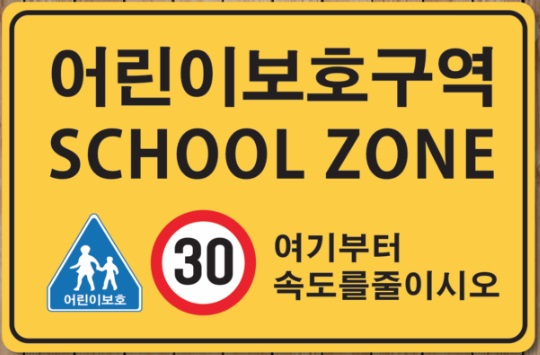
#> input picture 5장/schoolzone_sign.jpg, 540 x 355 px
$ jupyter execute '5-8번.ipynb'
#> lines starting #> are read from the running program, lines starting #| are printed output that depends on the picture; after the words box and inside, x2 and y2 are one past the last pixel; in counts of white or black regions, pixels touching at a corner belong together
[cell 1]
import cv2 as cv
import numpy as np

img1=cv.imread('schoolzone_sign.jpg')[0:350,0:580] # 버스를 크롭하여 모델 영상으로 사용
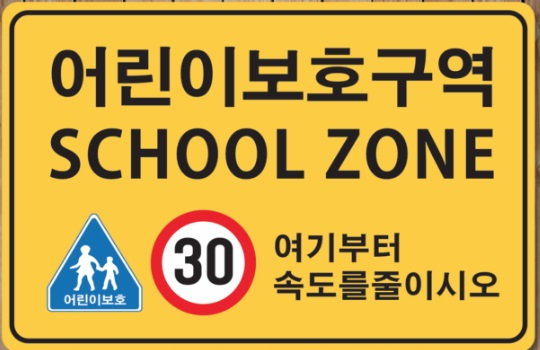
#> img1: shape (350, 540, 3); mean B, G, R 70.5, 167.7, 205.1
gray1=cv.cvtColor(img1,cv.COLOR_BGR2GRAY)
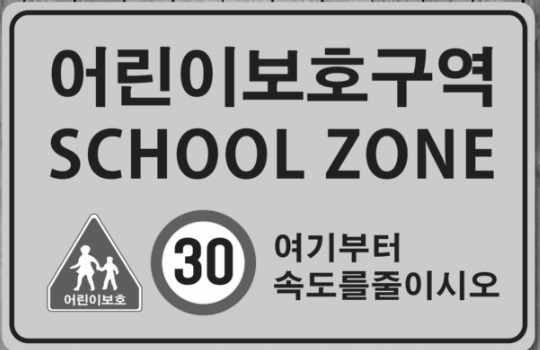
#> gray1: shape (350, 540); min 3, max 255, mean 167.8
img2=cv.imread('schoolzone.jpg')			     # 장면 영상
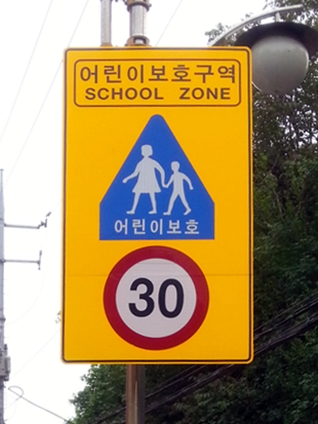
#> input picture 5장/schoolzone.jpg, 318 x 424 px
#> img2 is the input picture: shape (424, 318, 3); mean B, G, R 101.5, 144, 166.6
gray2=cv.cvtColor(img2,cv.COLOR_BGR2GRAY)
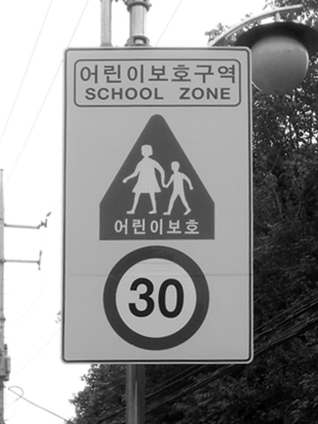
#> gray2: shape (424, 318); min 0, max 255, mean 146

sift=cv.SIFT_create()
kp1,des1=sift.detectAndCompute(gray1,None)
#> kp1 = 646 keypoints; strongest (x, y, size): (188, 250, 6.4), (178, 273, 6.4), (179, 248, 6.3), (220, 250, 6.5)
kp2,des2=sift.detectAndCompute(gray2,None)
#> kp2 = 764 keypoints; strongest (x, y, size): (300, 143, 2.6), (314, 114, 1.9), (292, 129, 1.8), (295, 134, 1.9)

flann_matcher=cv.DescriptorMatcher_create(cv.DescriptorMatcher_FLANNBASED) # 두영상 각각에서 SIFT 특징점 검출 및 기술자 추출
knn_match=flann_matcher.knnMatch(des1,des2,2)	# 최근접 2개
#> knn_match = 646 matches

T=0.7
good_match=[]  # 16~20행 매칭 쌍 중에 좋은 것을 골라 저장한 리스트
for nearest1,nearest2 in knn_match:
    if (nearest1.distance/nearest2.distance)<T:  #두 특징점의 거리
        good_match.append(nearest1)
#> after the loop, good_match = 71 matches

points1=np.float32([kp1[gm.queryIdx].pt for gm in good_match]) # 첫번 재 모델 영상에서 추출한 특징점의 번호
#> points1 = 71 pairs, first value 67.41 to 489.1, second value 56.03 to 302.8
points2=np.float32([kp2[gm.trainIdx].pt for gm in good_match]) # 두번째 장면 영상에서 추출한 특징점의 번호
#> points2 = 71 pairs, first value 85.29 to 230.6, second value 69.75 to 307

H,_=cv.findHomography(points1,points2,cv.RANSAC) # findHomography 함수를 이용해 호모그래피 행렬을 추정하여 H에 저장
#> H = [[0.38, 0.17, 51.98], [-0.00138, 0.355, 52.34], [8.62e-06, 0.000861, 1]]

h1,w1=img1.shape[0],img1.shape[1] 		# 첫 번째 영상의 크기
#> h1 = 350; w1 = 540
h2,w2=img2.shape[0],img2.shape[1] 		# 두 번째 영상의 크기
#> h2 = 424; w2 = 318

box1=np.float32([[0,0],[0,h1-1],[w1-1,h1-1],[w1-1,0]]).reshape(4,1,2) #첫 번째 영상을 포함하는 네 구석의 좌표를 저장
#> box1 = [[0, 0], [0, 349], [539, 349], [539, 0]]
box2=cv.perspectiveTransform(box1,H) # 첫 번째 영상의 좌표에 호모그래피 행렬 H를 적용하여 두번째 영상을 투과 및 결과 저장
#> box2 = [[51.98, 52.34], [85.69, 135.4], [242.5, 134.4], [255.8, 51.36]]

img2=cv.polylines(img2,[np.int32(box2)],True,(0,255,0),8) # polylines 함수로 box2를 두번 째 영상에 그림
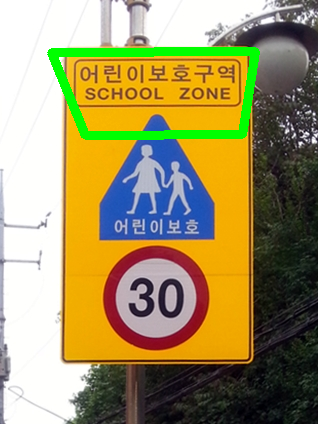
#> img2: shape (424, 318, 3); 3.57% of pixels changed, all inside (x1, y1, x2, y2) = (47, 47, 260, 140)

img_match=np.empty((max(h1,h2),w1+w2,3),dtype=np.uint8)
#두영상을 나란히 배치및 특징점 정보와 매칭 정보를 그림
cv.drawMatches(img1,kp1,img2,kp2,good_match,img_match,flags=cv.DrawMatchesFlags_NOT_DRAW_SINGLE_POINTS)
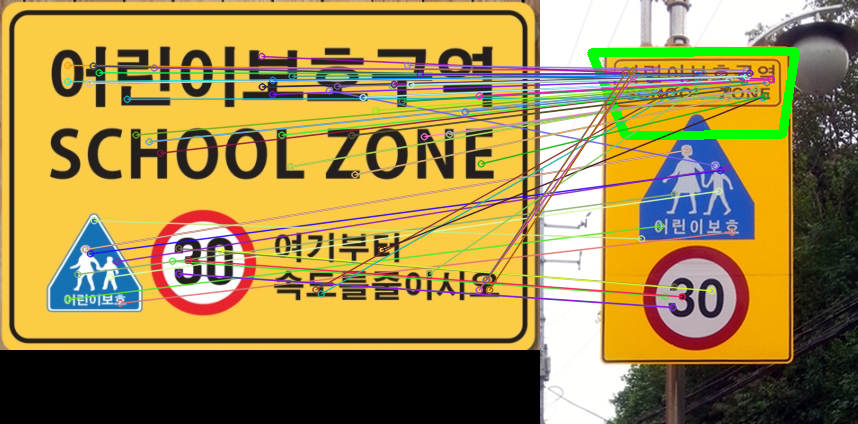
#> img_match: shape (424, 858, 3); mean B, G, R 77.3, 138.8, 159.7

cv.imshow('Matches and Homography',img_match)

k=cv.waitKey()
#> (key Esc is pressed here)
cv.destroyAllWindows()
